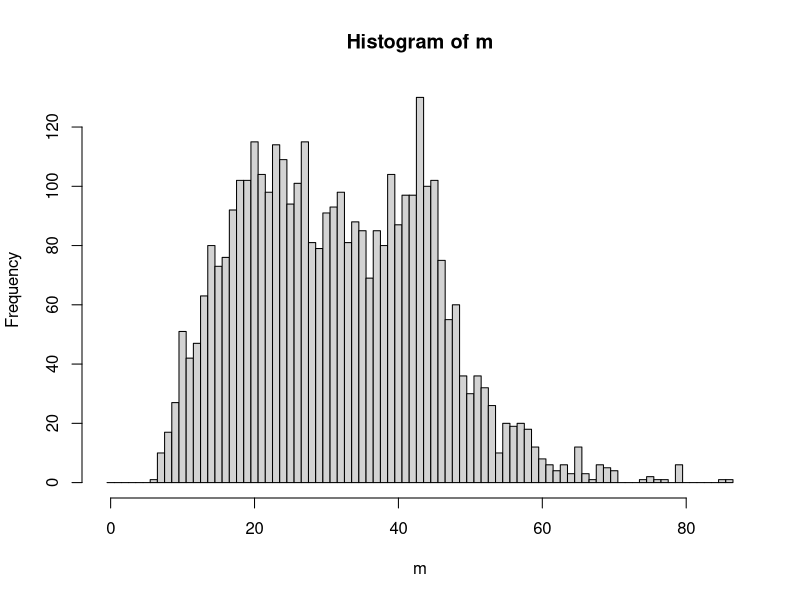
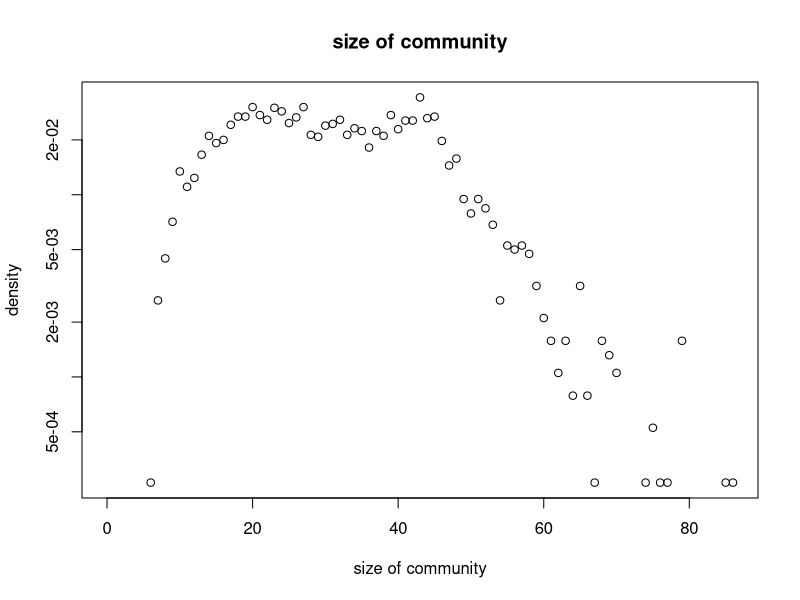

Generate these figures, in order, with R:

library(igraph)
g1<- barabasi.game(1000,directed=FALSE)
fc <- fastgreedy.community(g1)
m<- sizes(fc)
for(i in 1:99){
  g1<- barabasi.game(1000,directed=FALSE)
  fc <- fastgreedy.community(g1)
  temp<- sizes(fc)
  m<-rbind(m,temp)}
h <- hist(m, breaks=seq(-0.5, by=1 , length.out=max(m)+2))
pl <- data.frame(x=h$mids, y=h$density)
plot(pl,log="y",type="p",xlab="size of community",ylab="density",main="size of community")